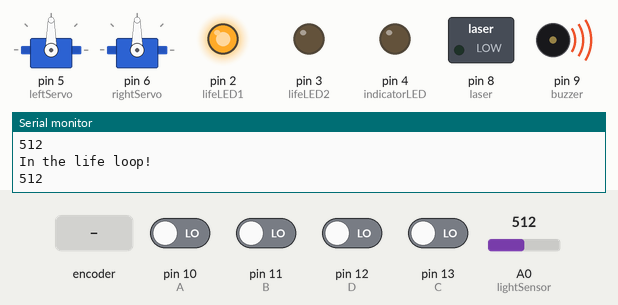
A sketch run on a simulated Arduino Uno, built with avr-gcc and run on an emulated ATmega328P. Shown: 2 × servo, switched loads named in the sketch (green lamp = pin HIGH), output pins drawn as LEDs (lit = HIGH), buzzer (waves = sounding), the last lines printed to the serial monitor. Dashed ring = blinking. Inputs (shaded band) come from the test bench; at power-on: pin 10 (A), pin 11 (B), pin 12 (D), pin 13 (C) LOW, A0 (lightSensor) = 512.

Above: at 1.8 s.
1.9 s: A0 (lightSensor) set to 490
At 8.7 s:
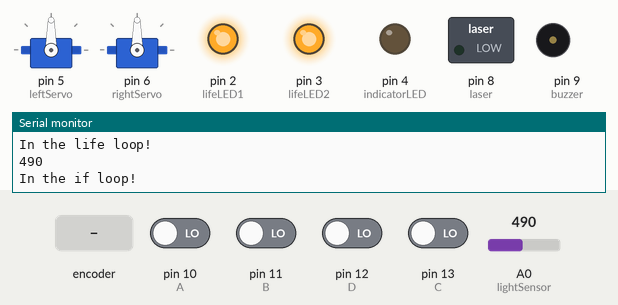
9.4 s: rotary encoder on pin 10 (A) / pin 11 (B) turned 1 step (first pin leading)
At 9.69 s:
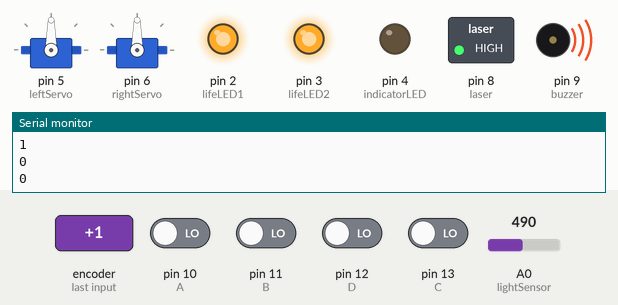
13.6 s: A0 (lightSensor) set to 513
At 17.2 s:
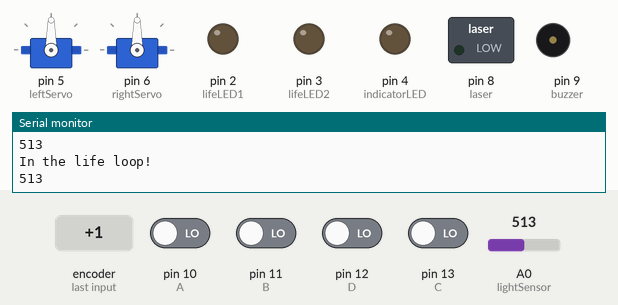
17.8 s: A0 (lightSensor) set to 306
At 21.92 s:
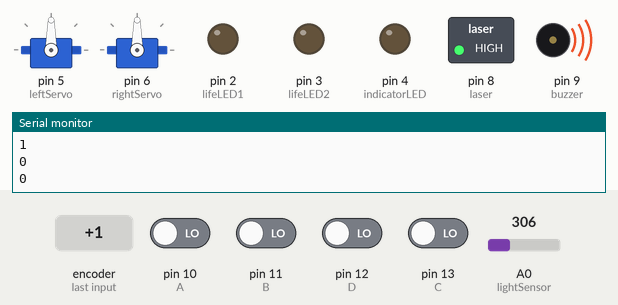
23.5 s: rotary encoder on pin 10 (A) / pin 11 (B) turned 3 steps (first pin leading)
At 24.15 s:
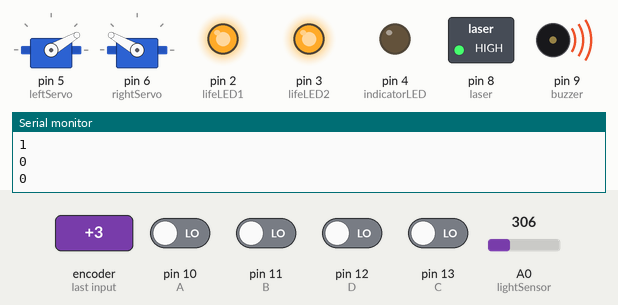
27.7 s: A0 (lightSensor) set to 510
At 32.2 s:
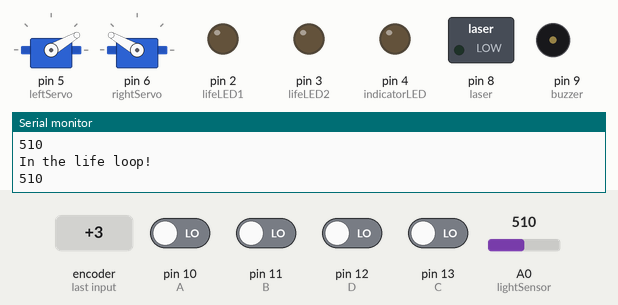
Timing chart, 0 to 32.9 s (numbered marks = the images above; inputs shaded):
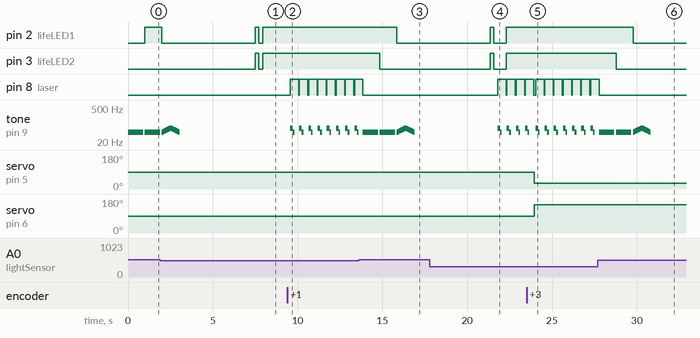

The sketch:

RFTankStripDown.ino
```cpp
/* The same code as the partial tank circuit, but stripped down in order to make it look faster.
 *
 *
 */

#include <Servo.h>
 //pins
int buzzer = 9;
int laser = 8;
int lifeLED1 = 2;
int lifeLED2 = 3;
int indicatorLED = 4;

Servo leftServo;
Servo rightServo;

int center = 90;
int fwd = 120;
int back = 1250;

// radio inputs
int A = 10;
int B = 11;
int C = 13;
int D = 12;

int lightSensor = A0;
int sensorValue = 0;

int life = 2;
int wait = 20;

int a = 0;
int b = 0;
int c = 0;
int d = 0;


void setup() {
  pinMode(buzzer, OUTPUT);
  pinMode(lifeLED1, OUTPUT);
  pinMode(lifeLED2, OUTPUT);
  pinMode(laser, OUTPUT);

  pinMode(indicatorLED, OUTPUT);

  leftServo.attach(5);
  rightServo.attach(6);

  pinMode(A, INPUT);
  pinMode(B, INPUT);
  pinMode(C, INPUT);
  pinMode(D, INPUT);

  Serial.begin(9600);
}

void loop() {
  while(life > 0){
    Serial.println("In the life loop!");
    sensorValue = analogRead(lightSensor);
    Serial.println(sensorValue);

    if(sensorValue < 500) {
      a = digitalRead(A);
      b = digitalRead(B);
      c = digitalRead(C);
      d = digitalRead(D);
      Serial.println("In the if loop!");
      Serial.println(a);
      Serial.println(b);
      Serial.println(c);
      Serial.println(d);
      delay(wait);

      //one button == drive
      if(a == 1 && b ==0 && c == 0 && d ==0){//(b && c && d == 0 )){
        Serial.println("A LOOP===================");
        leftServo.write(30);
        delay(wait);
      }
      if(a == 0 && b ==1 && c == 0 && d ==0){//(b == HIGH && (a && c && d == LOW )){
        Serial.println("B LOOP===================");
        leftServo.write(30);
        rightServo.write(150);
        delay(wait);
      }
      if(a == 0 && b ==0 && c == 1 && d ==0){//(c == HIGH && (a && b && d == LOW )){
        Serial.println("C LOOP===================");
        leftServo.write(150);
        rightServo.write(30);
        delay(wait);
      }
      if(a == 0 && b ==0 && c == 0 && d ==1){//(c == HIGH && (a && b && d == LOW )){
        Serial.println("D LOOP===================");
        rightServo.write(30);
        delay(wait);
      }

      delay(wait);

      //two buttons == shoot
      if(a && b == 1 || c && d == 1 || a && c == 1 || b && d == 1 ){
        digitalWrite(laser, HIGH);
        // BA-DOOM!
        tone(buzzer, 75);
        delay(150);
        tone(buzzer, 50);
        delay(100);
        noTone(buzzer);
        delay(250);
        digitalWrite(laser, LOW);
      }

      // no buttons == stop
      if(a ==0 && b ==0  && c == 0 && d == 0){
        Serial.println("~~~~~~~~~~~~~~~~~~~~~~~~~~~~~~~~~~~~~~~~~~~~~~~~~~");
        leftServo.write(90);
        rightServo.write(90);
      }


    }
    else {//sensorValue is > 500, life a life:
      life = life-1;
      tone(buzzer, 50);
      delay(900);
      noTone(buzzer);
      delay(100);
    }

    // assign life lights:
    switch (life) {
      case 2:
        digitalWrite(lifeLED1, HIGH);
        digitalWrite(lifeLED2, HIGH);
       break;
      case 1:
        digitalWrite(lifeLED1, HIGH);
        digitalWrite(lifeLED2, LOW);
       break;
      case 0:
        digitalWrite(lifeLED1, LOW);
        digitalWrite(lifeLED2, LOW);
        for(int i = 50; i <75; i++){
          tone(buzzer, i);
          delay(20);
        }
     }
 }
 //dead scenario:
 for(int i = 75; i >50; i--){
    tone(buzzer, i);
    delay(20);
  }
  noTone(buzzer);
    delay(500);
    noTone(buzzer);
    delay(4000);
    digitalWrite(lifeLED1, HIGH);
    digitalWrite(lifeLED2, HIGH);
    delay(200);
    digitalWrite(lifeLED1, LOW);
    digitalWrite(lifeLED2, LOW);
    delay(200);
    life = 2;
}
```

Measured:
- the behaviour switches between 499 and 500 on A0 (lightSensor) (found by bisection; images 2 and 3)
- after the input at 1.9 s, tone on pin 9 (buzzer): goes on until 3.0 s, then stays silent
- after the input at 9.4 s, pin 8 (laser): alternates HIGH for 0.50 s and LOW for 0.04 s, starting after 0.17 s; tone on pin 9 (buzzer): silent → 75 Hz after 0.17 s, then repeats every 0.54 s: 50 Hz 0.10 s, silent 0.29 s, 75 Hz 0.15 s
- after the input at 13.6 s, pin 2 (lifeLED1): HIGH → LOW after 2.3 s; pin 3 (lifeLED2): HIGH → LOW after 1.3 s; pin 8 (laser): goes on until 13.9 s, then stays LOW
- after the input at 17.8 s, pin 8 (laser): alternates HIGH for 0.50 s and LOW for 0.04 s, starting after 4.0 s
- after the input at 23.5 s, servo on pin 5 (leftServo): 90° → 30° after 0.44 s; servo on pin 6 (rightServo): 90° → 150° after 0.44 s
- after the input at 27.7 s, pin 2 (lifeLED1): HIGH → LOW after 2.1 s; pin 3 (lifeLED2): HIGH → LOW after 1.1 s; pin 8 (laser): goes on until 27.8 s, then stays LOW
